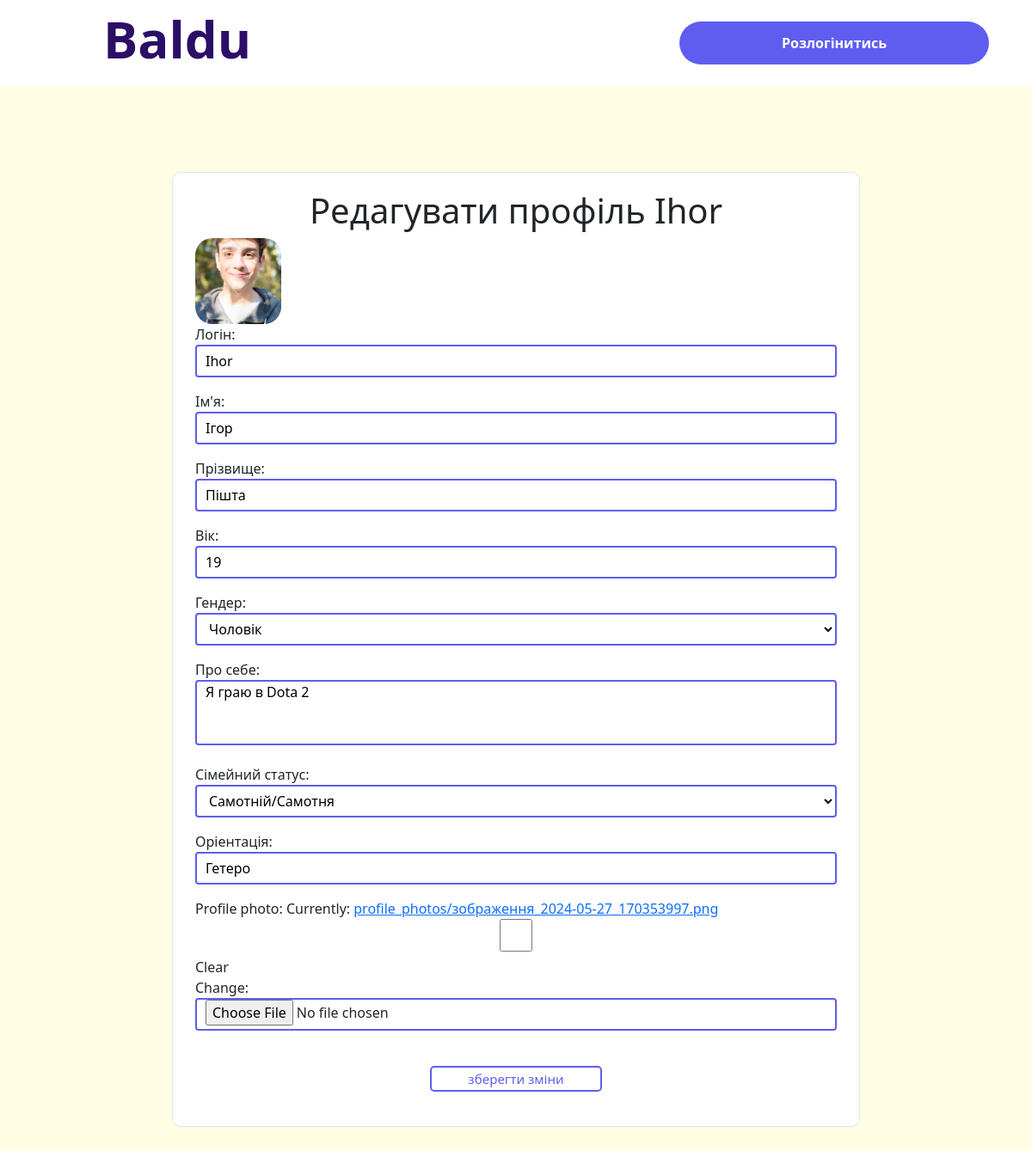
Page /profile/ (signed in) on the committed database.
### BalduApp/models.py (models this page shows)
class User(AbstractUser):
    age = models.IntegerField(null=True, blank=True)
    gender = models.CharField(max_length=10, choices=(('', ''), ('M', 'Чоловік'), ('F', 'Жінка')))
    interests = models.TextField(blank=True)
    marital_status = models.CharField(max_length=50, choices=(('', ''), ('S', 'Самотній/Самотня'), ('M', 'Одружений/Заміжня'), ('D', 'Розлучений/Розлучена'), ('W', 'Вдівець/Вдова'), ('V', 'У відносинах')), blank=True)
    orientation = models.CharField(max_length=50, blank=True)
    first_name = models.CharField(max_length=30, blank=True)
    last_name = models.CharField(max_length=30, blank=True)
    profile_photo = models.ImageField(upload_to='profile_photos/', null=True, blank=True)
    groups = models.ManyToManyField(
        'auth.Group',
        related_name='custom_user_set',
        blank=True,
        help_text='The groups this user belongs to. A user will get all permissions granted to each of their groups.',
        related_query_name='user',
    )
    user_permissions = models.ManyToManyField(
        'auth.Permission',
        related_name='custom_user_set',
        blank=True,
        help_text='Specific permissions for this user.',
        related_query_name='user',
    )

### BalduApp/views.py (the view)
# urls.py: path('profile/', profile, name='profile'),
@login_required
def profile(request):
    if request.method == 'POST':
        form = UserEditForm(request.POST, request.FILES, instance=request.user)
        if form.is_valid():
            form.save()
            return redirect('profile')
    else:
        form = UserEditForm(instance=request.user)
    return render(request, 'BalduApp/profile.html', {'form': form})

### BalduApp/forms.py (shortened to what this page needs)
class UserEditForm(forms.ModelForm):
    username = forms.CharField(
        max_length=30,
        required=True,
        label='Логін'
    )
    class Meta:
        model = User
        fields = ['username', 'first_name', 'last_name', 'age', 'gender', 'interests', 'marital_status', 'orientation', 'profile_photo']
        labels = {
            'username': 'Логін',
            'first_name': 'Ім\'я',
            'last_name': 'Прізвище',
            'age': 'Вік',
            'gender': 'Гендер',
            'interests': 'Про себе',
            'marital_status': 'Сімейний статус',
            'orientation': 'Оріентація'
        }

### templates/BalduApp/profile.html (shortened to what this page needs)
{% load static %}
<!DOCTYPE html>
<html>
<head>
    <link rel="stylesheet" href="https://cdn.jsdelivr.net/npm/bootstrap@5.3.2/dist/css/bootstrap.min.css">
    <link rel="stylesheet" href="{% static 'BalduApp/css/main.css' %}">
    <link rel="stylesheet" href="{% static 'BalduApp/css/profile.css' %}">
</head>
<body>
    <div class="head_container">
        {% include 'BalduApp/main_logo.html' %}
        <a href="{% url 'logout' %}"><button class="logout">Розлогінитись</button></a>
    </div>
    <div class="profile_container">
        <div class="centered">
            <h1>Редагувати профіль {{ user.username }}</h1>
        </div>
        {% if user.profile_photo %}
            <div class="user_profile_image">
                <img src="{{ user.profile_photo.url }}" alt="Profile photo" class = user_profile_photo>
            </div>
        {% else %}
            <div class="user_profile_image">
                <img src="{% static 'BalduApp/img/no_photo.jpg' %}" alt="no user photo" class = user_profile_photo>
            </div>
        {% endif %}
        <form method="POST" enctype="multipart/form-data">
            {{ form.as_p }}
            <div class="centered">
                <button type="submit" class="save_changes">зберегти зміни</button>
            </div>
        </form>
    </div>
</body>
</html>

### BalduApp/static/BalduApp/css/main.css (style rules this page uses)
body { background: #FFFDE4; }
.user_profile_photo, .chat_box img { object-fit: cover; margin-right: 10px; }
.user_profile_image .user_profile_photo { width: 100px; height: 100px; border-radius: 20px; }
.centered { display: flex; align-items: center; justify-content: center; }
.head_container { background: #ffffff; width: 100vw; height: 100px; }

### BalduApp/static/BalduApp/css/profile.css (style rules this page uses)
body { display: flex; align-items: center; justify-content: center; flex-direction: column; }
input, select, textarea { border: 2px solid #5E5DF0; padding: 0 10px; width: 100%; background-color: #fff; background-clip: padding-box; border-radius: 0.25rem; }
input, select { height: calc(1.5em + 0.75rem + 2px); }
textarea { height: calc((1.5em + 0.75rem + 2px) * 2); resize: none; }
input::placeholder { color: #6c757d; opacity: 1; }
.profile_container { max-width: 1000px; min-width: 800px; position: relative; flex-direction: column; border-radius: 10px; word-wrap: break-word; background-color: #fff; background-clip: border-box; border: 1px solid #dee2e6; padding: 20px 26px; display: flex; margin-top: 100px; margin-bottom: 100px; }
.logout { width: 360px; height: 50px; float: right; position: relative; top: 25px; margin-right: 50px; border-radius: 50px; box-sizing: border-box; background: #5E5DF0; color: #FFFFFF; border: 0; cursor: pointer; font-size: 16px; font-weight: 700; line-height: 24px; user-select: none; -webkit-user-select: none; touch-action: manipulation; transition: box-shadow .5s ease, background .6s ease; }
.save_changes { border-radius: 5px; margin-top: 25px; margin-bottom: 20px; font-size: 15px; background: #FFFFFF; color: #5E5DF0; border: 2px solid #5E5DF0; width: 200px; height: 30px; transition: color .5s ease, background .6s ease; }

### rows in the picture
User: username "Ihor", profile_photo (picture), first_name "Ігор", last_name "Пішта", age "19", gender "Чоловік", interests "Я граю в Dota 2", marital_status "Самотній/Самотня", orientation "Гетеро"
